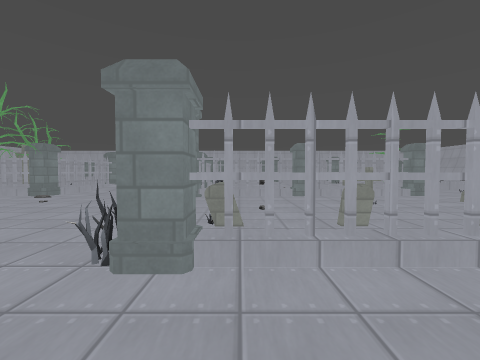
View 1 (above)

21 first-person views from a walk through a 3-D level made in the Godot game engine. The camera is 1.2 m above the floor, tilts 2° down and sees 90° across. The floor is counted in squares, 2 m on a side. Each view is taken from the middle of a square. On the plan, view 1 faces up. The plan holds only what a view shows up to about 9 squares ahead; the rest is blank. Characters and animated objects are not drawn. Some surface patterns are stand-ins.

View 2
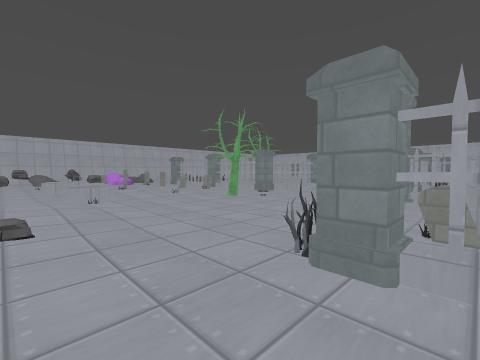

View 3
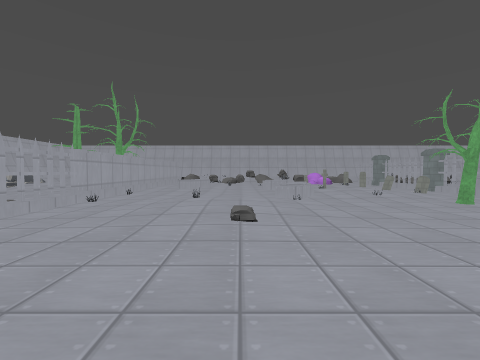

View 4
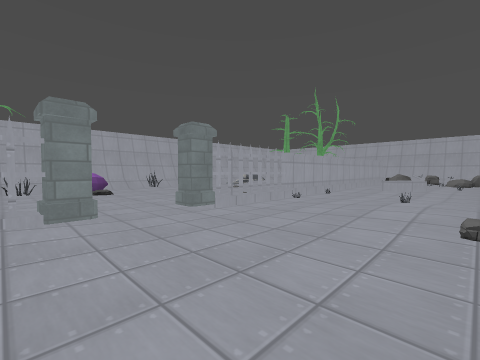

View 5
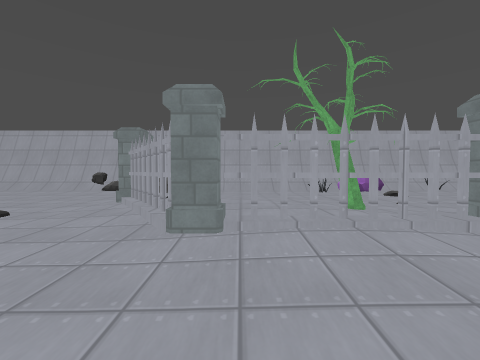

View 6
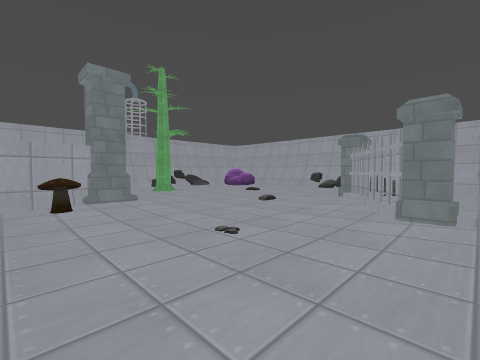

View 7
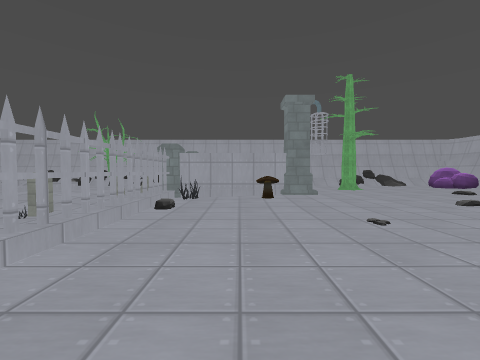

View 8
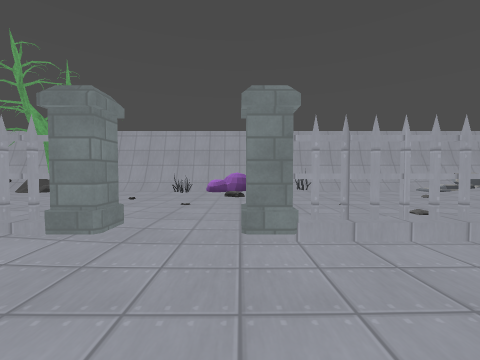

View 9
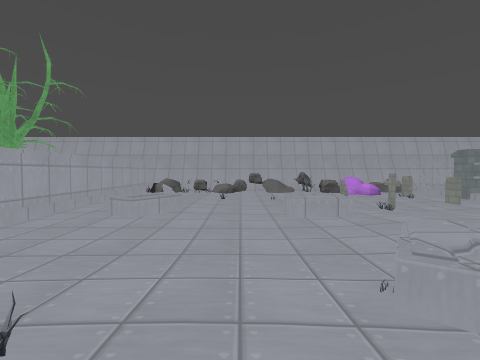

View 10
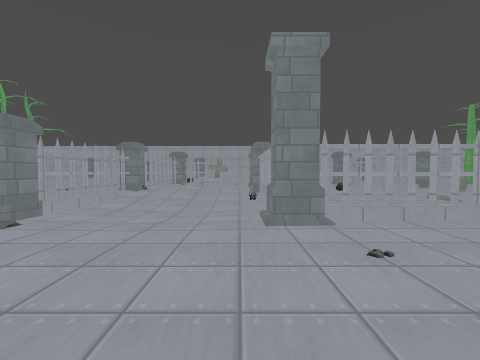

View 11
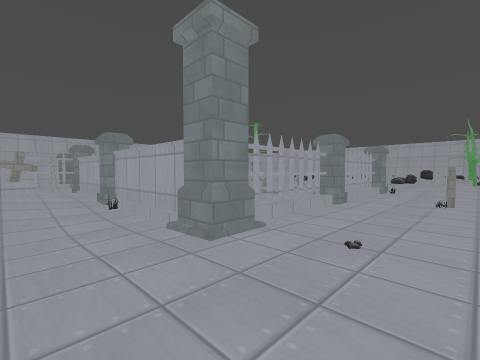

View 12
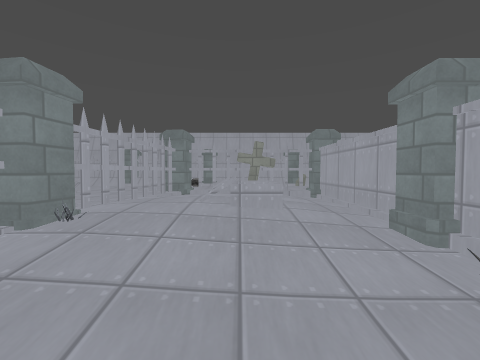

View 13
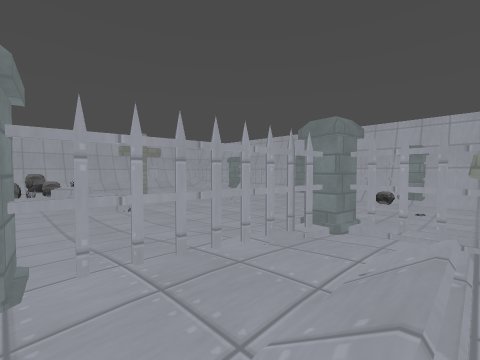

View 14
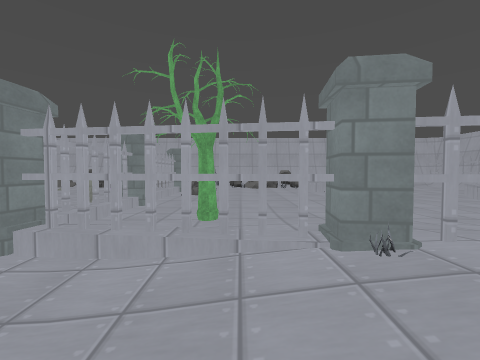

View 15
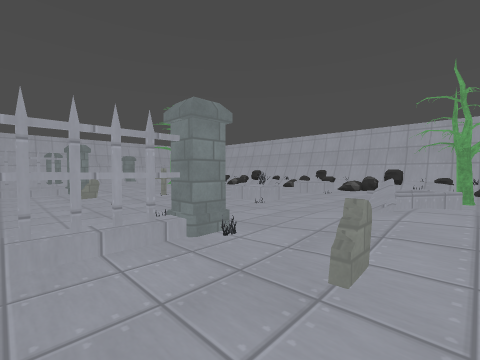

View 16
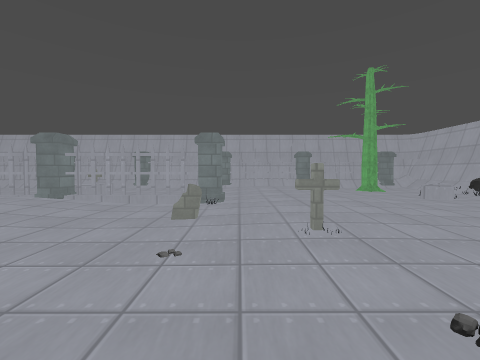

View 17
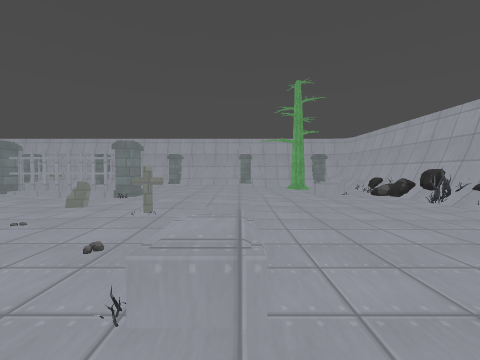

View 18
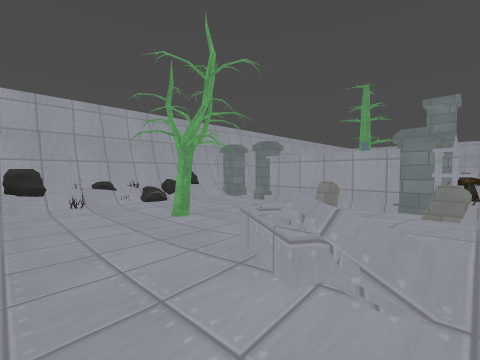

View 19
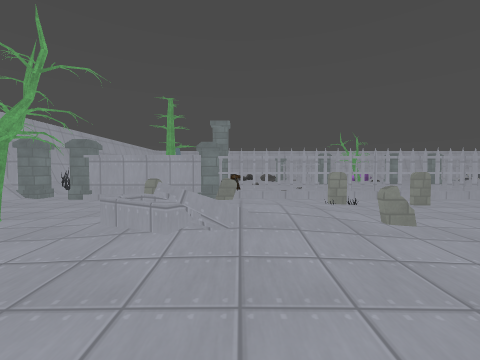

View 20
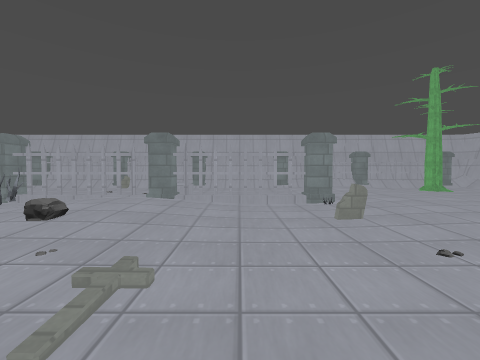

View 21
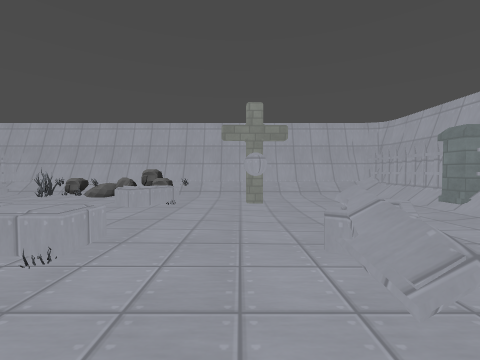

### Floor plan
Key: @ floor where view 1 was taken; # wall or solid block; x gap in a wall; . main floor; : floor 0.25 m higher than the main floor; - floor 0.25 m lower than the main floor; / step, stairs or slope; = window, fence, low wall or low ledge; ^ raised ledge; P pillar; T tree; M tombstone; B bush; U mushroom; O other object.
Columns run from 13 left of view 1 to 12 right of it. Each row starts with its distance up from view 1.
 16 #########################
 15 #//P//P..P.OPO.P.P//P/TP#
 14 #/............ ...:::./.#
 13 #/.-.=/....    ...:::...#
 12 #/MO.....P/.P:PP..:::.^=#
 11 #/....../#M###::#P:::...#
 10 ##=^.^..///##:/:.M.:....#
  9 ##......P:/P ......M....#
  8  #.....T#//# ../......=.#
  7  #......#.-##.......^..=#
  6 ###P#Px#P...P##P#P......#
  5 ##M.MO.M..........//=...#
  4 #B.--/ :T......M.M////T.#
  3 #= .M/::.....MM.MM/M/M..##
  2 #=/...::....P#####/#P#P.P
  1 #=...=.//.........##O  .#
  0 #=......:::..@......#   #
 -1 #=../=../:.........UP
 -2 #=..:=................
 -3 ###########P.P#P#.......#
 -4      T  .....T::#.....T.#
 -5       ........::#P......
 -6     //.........:  ......
 -7     //.......... .......
 -8     /////=.B.=/////////B
 -9    #####################

Where each view was taken, in squares from view 1:
view 1: 0 up, 0 right, facing up
view 2: 0 up, 0 right, facing up-left
view 3: 0 up, 0 right, facing left
view 4: 0 up, 0 right, facing down-left
view 5: 1 down, 2 right, facing down
view 6: 0 up, 2 right, facing down-right
view 7: 0 up, 1 right, facing right
view 8: 1 down, 2 left, facing down
view 9: 0 up, 4 left, facing left
view 10: 3 up, 2 left, facing up
view 11: 4 up, 3 left, facing up-right
view 12: 7 up, 3 left, facing up
view 13: 9 up, 3 left, facing up-left
view 14: 8 up, 3 left, facing left
view 15: 4 up, 3 right, facing up-right
view 16: 7 up, 5 right, facing up
view 17: 6 up, 7 right, facing up
view 18: 6 up, 6 right, facing down-right
view 19: 7 up, 6 right, facing down
view 20: 7 up, 3 right, facing up
view 21: 12 up, 6 left, facing left
